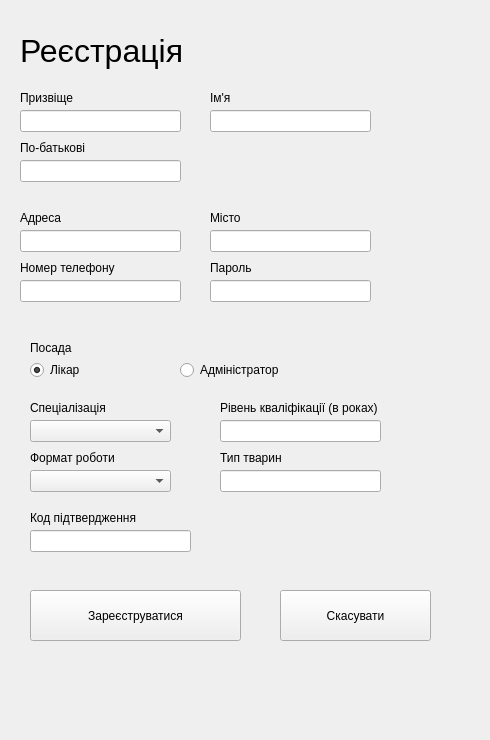
<?xml version="1.0" encoding="UTF-8"?>
<ui version="4.0">
 <class>Form</class>
 <widget class="QWidget" name="Form">
  <property name="geometry">
   <rect>
    <x>0</x>
    <y>0</y>
    <width>490</width>
    <height>740</height>
   </rect>
  </property>
  <property name="windowTitle">
   <string>Form</string>
  </property>
  <widget class="QLabel" name="label_7">
   <property name="geometry">
    <rect>
     <x>20</x>
     <y>260</y>
     <width>101</width>
     <height>16</height>
    </rect>
   </property>
   <property name="text">
    <string>Номер телефону</string>
   </property>
  </widget>
  <widget class="QLineEdit" name="lineEdit_2">
   <property name="geometry">
    <rect>
     <x>210</x>
     <y>110</y>
     <width>161</width>
     <height>22</height>
    </rect>
   </property>
  </widget>
  <widget class="QLabel" name="label_8">
   <property name="geometry">
    <rect>
     <x>30</x>
     <y>340</y>
     <width>131</width>
     <height>16</height>
    </rect>
   </property>
   <property name="text">
    <string>Посада</string>
   </property>
  </widget>
  <widget class="QPushButton" name="pushButton">
   <property name="geometry">
    <rect>
     <x>30</x>
     <y>590</y>
     <width>211</width>
     <height>51</height>
    </rect>
   </property>
   <property name="text">
    <string>Зареєструватися</string>
   </property>
  </widget>
  <widget class="QComboBox" name="comboBox_3">
   <property name="geometry">
    <rect>
     <x>30</x>
     <y>470</y>
     <width>141</width>
     <height>22</height>
    </rect>
   </property>
  </widget>
  <widget class="QLabel" name="label">
   <property name="geometry">
    <rect>
     <x>20</x>
     <y>20</y>
     <width>171</width>
     <height>61</height>
    </rect>
   </property>
   <property name="font">
    <font>
     <pointsize>24</pointsize>
    </font>
   </property>
   <property name="text">
    <string>Реєстрація</string>
   </property>
  </widget>
  <widget class="QLabel" name="label_11">
   <property name="geometry">
    <rect>
     <x>220</x>
     <y>400</y>
     <width>171</width>
     <height>16</height>
    </rect>
   </property>
   <property name="text">
    <string>Рівень кваліфікації (в роках)</string>
   </property>
  </widget>
  <widget class="QRadioButton" name="radioButton">
   <property name="geometry">
    <rect>
     <x>30</x>
     <y>360</y>
     <width>89</width>
     <height>20</height>
    </rect>
   </property>
   <property name="text">
    <string>Лікар</string>
   </property>
   <property name="checked">
    <bool>true</bool>
   </property>
  </widget>
  <widget class="QLabel" name="label_12">
   <property name="geometry">
    <rect>
     <x>220</x>
     <y>450</y>
     <width>101</width>
     <height>16</height>
    </rect>
   </property>
   <property name="text">
    <string>Тип тварин</string>
   </property>
  </widget>
  <widget class="QComboBox" name="comboBox_2">
   <property name="geometry">
    <rect>
     <x>30</x>
     <y>420</y>
     <width>141</width>
     <height>22</height>
    </rect>
   </property>
  </widget>
  <widget class="QLabel" name="label_5">
   <property name="geometry">
    <rect>
     <x>20</x>
     <y>210</y>
     <width>71</width>
     <height>16</height>
    </rect>
   </property>
   <property name="text">
    <string>Адреса</string>
   </property>
  </widget>
  <widget class="QLineEdit" name="lineEdit_4">
   <property name="geometry">
    <rect>
     <x>20</x>
     <y>230</y>
     <width>161</width>
     <height>22</height>
    </rect>
   </property>
  </widget>
  <widget class="QLineEdit" name="lineEdit_6">
   <property name="geometry">
    <rect>
     <x>20</x>
     <y>280</y>
     <width>161</width>
     <height>22</height>
    </rect>
   </property>
   <property name="text">
    <string/>
   </property>
  </widget>
  <widget class="QLineEdit" name="lineEdit_9">
   <property name="geometry">
    <rect>
     <x>220</x>
     <y>470</y>
     <width>161</width>
     <height>22</height>
    </rect>
   </property>
   <property name="mouseTracking">
    <bool>true</bool>
   </property>
   <property name="focusPolicy">
    <enum>Qt::FocusPolicy::WheelFocus</enum>
   </property>
  </widget>
  <widget class="QLabel" name="label_6">
   <property name="geometry">
    <rect>
     <x>210</x>
     <y>210</y>
     <width>71</width>
     <height>16</height>
    </rect>
   </property>
   <property name="text">
    <string>Місто</string>
   </property>
  </widget>
  <widget class="QLabel" name="label_13">
   <property name="geometry">
    <rect>
     <x>30</x>
     <y>510</y>
     <width>121</width>
     <height>16</height>
    </rect>
   </property>
   <property name="text">
    <string>Код підтвердження</string>
   </property>
  </widget>
  <widget class="QLabel" name="label_4">
   <property name="geometry">
    <rect>
     <x>20</x>
     <y>140</y>
     <width>71</width>
     <height>16</height>
    </rect>
   </property>
   <property name="text">
    <string>По-батькові</string>
   </property>
  </widget>
  <widget class="QRadioButton" name="radioButton_2">
   <property name="geometry">
    <rect>
     <x>180</x>
     <y>360</y>
     <width>111</width>
     <height>20</height>
    </rect>
   </property>
   <property name="text">
    <string>Адміністратор</string>
   </property>
  </widget>
  <widget class="QLabel" name="label_3">
   <property name="geometry">
    <rect>
     <x>210</x>
     <y>90</y>
     <width>71</width>
     <height>16</height>
    </rect>
   </property>
   <property name="text">
    <string>Ім'я</string>
   </property>
  </widget>
  <widget class="QLineEdit" name="lineEdit_7">
   <property name="geometry">
    <rect>
     <x>30</x>
     <y>530</y>
     <width>161</width>
     <height>22</height>
    </rect>
   </property>
   <property name="text">
    <string/>
   </property>
  </widget>
  <widget class="QLineEdit" name="lineEdit_3">
   <property name="geometry">
    <rect>
     <x>20</x>
     <y>160</y>
     <width>161</width>
     <height>22</height>
    </rect>
   </property>
  </widget>
  <widget class="QLabel" name="label_10">
   <property name="geometry">
    <rect>
     <x>30</x>
     <y>400</y>
     <width>101</width>
     <height>16</height>
    </rect>
   </property>
   <property name="text">
    <string>Спеціалізація</string>
   </property>
  </widget>
  <widget class="QLineEdit" name="lineEdit_5">
   <property name="geometry">
    <rect>
     <x>210</x>
     <y>230</y>
     <width>161</width>
     <height>22</height>
    </rect>
   </property>
  </widget>
  <widget class="QLabel" name="label_2">
   <property name="geometry">
    <rect>
     <x>20</x>
     <y>90</y>
     <width>71</width>
     <height>16</height>
    </rect>
   </property>
   <property name="text">
    <string>Призвіще</string>
   </property>
  </widget>
  <widget class="QLabel" name="label_9">
   <property name="geometry">
    <rect>
     <x>30</x>
     <y>450</y>
     <width>101</width>
     <height>16</height>
    </rect>
   </property>
   <property name="text">
    <string>Формат роботи</string>
   </property>
  </widget>
  <widget class="QLineEdit" name="lineEdit">
   <property name="geometry">
    <rect>
     <x>20</x>
     <y>110</y>
     <width>161</width>
     <height>22</height>
    </rect>
   </property>
  </widget>
  <widget class="QPushButton" name="pushButton_2">
   <property name="geometry">
    <rect>
     <x>280</x>
     <y>590</y>
     <width>151</width>
     <height>51</height>
    </rect>
   </property>
   <property name="text">
    <string>Скасувати</string>
   </property>
  </widget>
  <widget class="QLabel" name="label_14">
   <property name="geometry">
    <rect>
     <x>210</x>
     <y>260</y>
     <width>101</width>
     <height>16</height>
    </rect>
   </property>
   <property name="text">
    <string>Пароль</string>
   </property>
  </widget>
  <widget class="QLineEdit" name="lineEdit_8">
   <property name="geometry">
    <rect>
     <x>210</x>
     <y>280</y>
     <width>161</width>
     <height>22</height>
    </rect>
   </property>
   <property name="text">
    <string/>
   </property>
  </widget>
  <widget class="QLineEdit" name="lineEdit_10">
   <property name="geometry">
    <rect>
     <x>220</x>
     <y>420</y>
     <width>161</width>
     <height>22</height>
    </rect>
   </property>
  </widget>
 </widget>
 <resources/>
 <connections/>
</ui>
